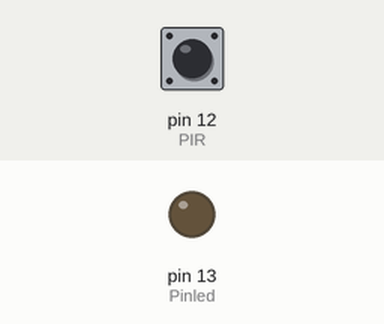
A sketch run on a simulated Arduino Uno, built with avr-gcc and run on an emulated ATmega328P. On the bench: output pins drawn as LEDs (lit = HIGH). Dashed ring = blinking. The test bench sets the inputs (shaded band); at power-on: pin 12 (PIR) LOW.

Above: at 1.2 s.
1.3 s: pin 12 (PIR) driven HIGH
At 2.5 s:
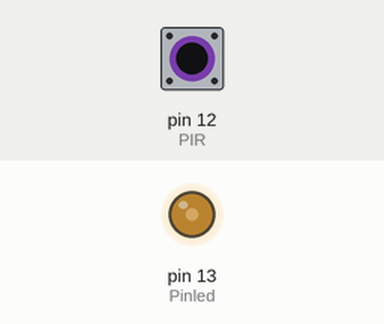
2.8 s: pin 12 (PIR) pulsed LOW 2 times (0.12 s each, 0.3 s apart)
At 3.13 s:
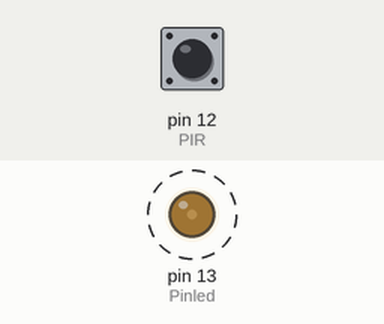
4.9 s: pin 12 (PIR) driven LOW
At 6.0 s:
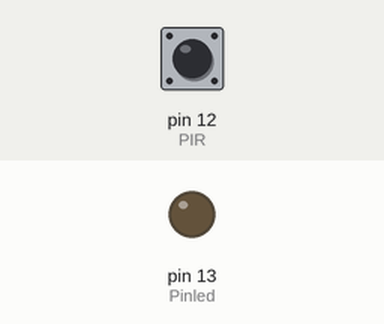
Timing chart, 0 to 7.9 s (numbered marks = the images above; inputs shaded):
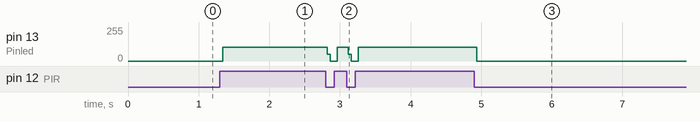

The sketch:

PIRled.ino
```cpp
const int PIR= 12;
const int Pinled = 13;
const int batasdelay = 2000;
int waktuawal = 0;

void setup() {
Serial.begin (9600);

pinMode (Pinled,OUTPUT);
pinMode (PIR,INPUT);
}

void loop() {

 int dataPIR = digitalRead(PIR);
 if(dataPIR==HIGH)
 {
  digitalWrite(Pinled,HIGH);
  waktuawal = millis();

 }
 if (millis() - waktuawal > batasdelay);
 {digitalWrite(Pinled,LOW);

 }


 }
```

Measured:
- after the input at 1.3 s, pin 13 (Pinled): 0/255 → 103/255 at once
- after the input at 2.8 s, pin 13 (Pinled): alternates 103/255 for 0.16 s and 0/255 for 0.14 s, 4 changes in all, then stays 103/255, starting at once
- after the input at 4.9 s, pin 13 (Pinled): 103/255 → 0/255 at once
